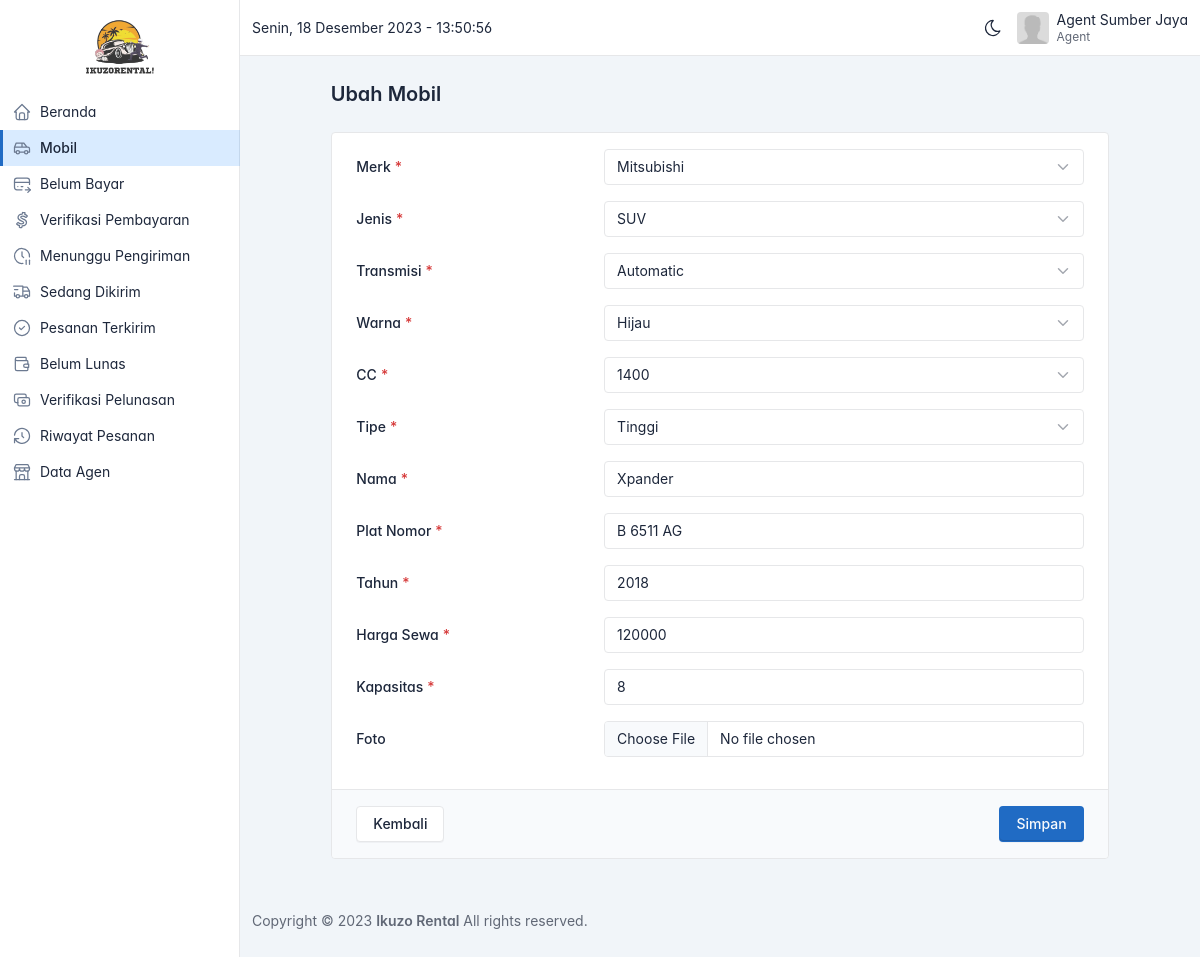
The app's page /agent/ubah-mobil.php?id=5 (signed in), older data.
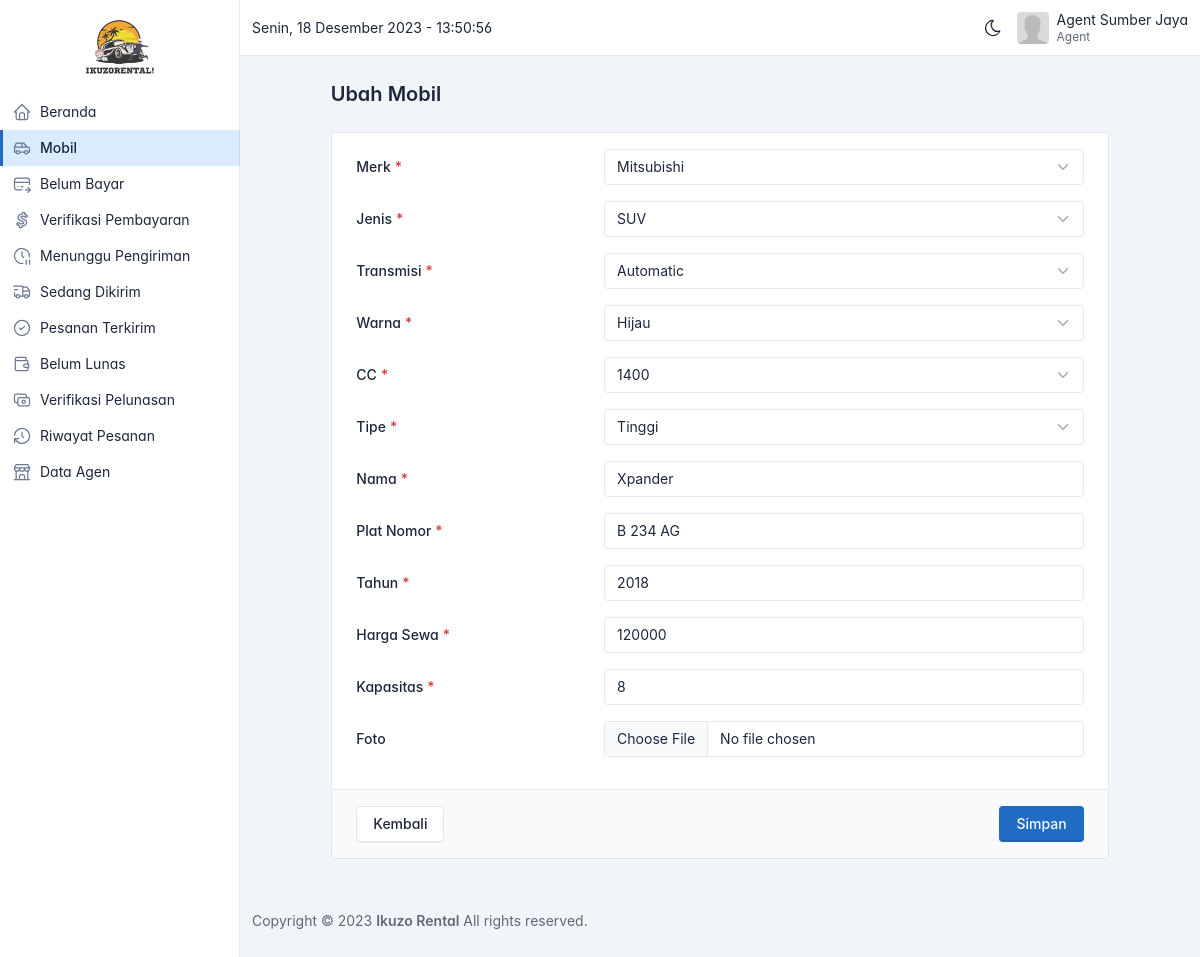
The same page, newer data.
### tables this page shows
CREATE TABLE `mobil` (
  `id` bigint(20) UNSIGNED NOT NULL,
  `agen_id` bigint(20) UNSIGNED NOT NULL,
  `merk_id` bigint(20) UNSIGNED NOT NULL,
  `jenis_id` bigint(20) UNSIGNED NOT NULL,
  `transmisi_id` bigint(20) UNSIGNED NOT NULL,
  `warna_id` bigint(20) UNSIGNED NOT NULL,
  `cc_id` bigint(20) UNSIGNED NOT NULL,
  `tipe_id` bigint(20) UNSIGNED NOT NULL,
  `nama` varchar(255) NOT NULL,
  `plat_nomor` varchar(255) NOT NULL,
  `tahun` varchar(255) DEFAULT NULL,
  `harga` bigint(20) NOT NULL,
  `kapasitas` int(11) NOT NULL,
  `foto` varchar(255) DEFAULT NULL,
  `status` varchar(255) NOT NULL DEFAULT 'available'
);

CREATE TABLE `merk_mobil` (
  `id` bigint(20) UNSIGNED NOT NULL,
  `nama` varchar(255) NOT NULL
);

CREATE TABLE `jenis_mobil` (
  `id` bigint(20) UNSIGNED NOT NULL,
  `nama` varchar(255) NOT NULL
);

CREATE TABLE `transmisi` (
  `id` bigint(20) UNSIGNED NOT NULL,
  `nama` varchar(255) NOT NULL
);

CREATE TABLE `warna` (
  `id` bigint(20) UNSIGNED NOT NULL,
  `nama` varchar(255) NOT NULL,
  `kode` varchar(255) NOT NULL
);

CREATE TABLE `cc` (
  `id` bigint(20) UNSIGNED NOT NULL,
  `nama` varchar(255) NOT NULL
);

CREATE TABLE `tipe_mobil` (
  `id` bigint(20) UNSIGNED NOT NULL,
  `nama` varchar(255) NOT NULL
);

### helper/helpers.php (called while the page is built, shortened)
<?php
function getAll($conn, $table, $orderBy = 'id', $orderType = 'ASC')
{
  $query = "SELECT * FROM $table";
  if ($orderBy) {
    $query .= " ORDER BY $orderBy $orderType";
  }
  $result = mysqli_query($conn, $query);
  return mysqli_fetch_all($result, MYSQLI_ASSOC);
}

### agent/ubah-mobil.php (the view, shortened to what the changed rows need)
<?php
include('partials/header.php');
$merk = getAll($conn, 'merk_mobil', 'id', 'ASC');
$jenis = getAll($conn, 'jenis_mobil', 'id', 'ASC');
$transmisi = getAll($conn, 'transmisi', 'id', 'ASC');
$warna = getAll($conn, 'warna', 'id', 'ASC');
$cc = getAll($conn, 'cc', 'id', 'ASC');
$tipe = getAll($conn, 'tipe_mobil', 'id', 'ASC');
$id = htmlspecialchars($_GET['id']);
$result = mysqli_query($conn, "SELECT * FROM mobil WHERE id = $id");
$mobil = mysqli_fetch_assoc($result);
?>
<link href="https://unpkg.com/filepond/dist/filepond.css" rel="stylesheet">
<link href="https://unpkg.com/filepond-plugin-image-preview/dist/filepond-plugin-image-preview.css" rel="stylesheet" />
<div class="page-header d-print-none">
  <div class="container-xl">
    <div class="row g-2 align-items-center justify-content-center">
      <div class="col-12 col-md-10">
        <h2 class="page-title">
          Ubah Mobil
        </h2>
      </div>
    </div>
  </div>
</div>
<div class="page-body">
  <div class="container-xl">
    <div class="row row-cards justify-content-center">
      <div class="col-md-10">
        <form action="ubah-mobil.php?id=<?= $mobil['id'] ?>" method="POST" enctype="multipart/form-data">
          <div class="card">
            <div class="card-body">
              <div class="mb-3 row">
                <div class="col">
                  <select required class="form-select" name="merk_id">
                    <?php foreach ($merk as $item) : ?>
                      <option value="<?= $item['id'] ?>" <?= $item['id'] == $mobil['merk_id'] ? 'selected' : '' ?>>
                        <?= $item['nama'] ?>
                      </option>
                    <?php endforeach ?>
                  </select>
                </div>
              </div>
              <div class="mb-3 row">
                <div class="col">
                  <select required class="form-select" name="jenis_id">
                    <?php foreach ($jenis as $item) : ?>
                      <option value="<?= $item['id'] ?>" <?= $item['id'] == $mobil['jenis_id'] ? 'selected' : '' ?>>
                        <?= $item['nama'] ?>
                      </option>
                    <?php endforeach ?>
                  </select>
                </div>
              </div>
              <div class="mb-3 row">
                <div class="col">
                  <select required class="form-select" name="transmisi_id">
                    <?php foreach ($transmisi as $item) : ?>
                      <option value="<?= $item['id'] ?>" <?= $item['id'] == $mobil['transmisi_id'] ? 'selected' : '' ?>>
                        <?= $item['nama'] ?>
                      </option>
                    <?php endforeach ?>
                  </select>
                </div>
              </div>
              <div class="mb-3 row">
                <div class="col">
                  <select required class="form-select" name="warna_id">
                    <?php foreach ($warna as $item) : ?>
                      <option value="<?= $item['id'] ?>" <?= $item['id'] == $mobil['warna_id'] ? 'selected' : '' ?>>
                        <?= $item['nama'] ?>
                      </option>
                    <?php endforeach ?>
                  </select>
                </div>
              </div>
              <div class="mb-3 row">
                <div class="col">
                  <select required class="form-select" name="cc_id">
                    <?php foreach ($cc as $item) : ?>
                      <option value="<?= $item['id'] ?>" <?= $item['id'] == $mobil['cc_id'] ? 'selected' : '' ?>>
                        <?= $item['nama'] ?>
                      </option>
                    <?php endforeach ?>
                  </select>
                </div>
              </div>
              <div class="mb-3 row">
                <div class="col">
                  <select required class="form-select" name="tipe_id">
                    <?php foreach ($tipe as $item) : ?>
                      <option value="<?= $item['id'] ?>" <?= $item['id'] == $mobil['tipe_id'] ? 'selected' : '' ?>>
                        <?= $item['nama'] ?>
                      </option>
                    <?php endforeach ?>
                  </select>
                </div>
              </div>
              <div class="mb-3 row">
                <div class="col">
                  <input required type="text" class="form-control" placeholder="Masukkan nama mobil" name="nama" value="<?= $mobil['nama'] ?>">
                </div>
              </div>
              <div class="mb-3 row">
                <div class="col">
                  <input required type="text" class="form-control" placeholder="Masukkan plat nomor mobil" name="plat_nomor" value="<?= $mobil['plat_nomor'] ?>">
                </div>
              </div>
              <div class="mb-3 row">
                <div class="col">
                  <input required type="text" class="form-control" placeholder="Masukkan tahun mobil" name="tahun" value="<?= $mobil['tahun'] ?>">
                </div>
              </div>
              <div class="mb-3 row">
                <div class="col">
                  <input required type="number" class="form-control" placeholder="Masukkan harga sewa mobil" name="harga" value="<?= $mobil['harga'] ?>">
                </div>
              </div>
              <div class="mb-3 row">
                <div class="col">
                  <input required type="number" class="form-control" placeholder="Masukkan kapasitas mobil" name="kapasitas" value="<?= $mobil['kapasitas'] ?>">
                </div>
              </div>
            </div>
          </div>
        </form>
      </div>
    </div>
  </div>
</div>
<?php include('partials/footer.php') ?>

Row changes from the older to the newer data that the page shows:
changed mobil "Xpander": plat_nomor "B 6511 AG" → "B 234 AG"
